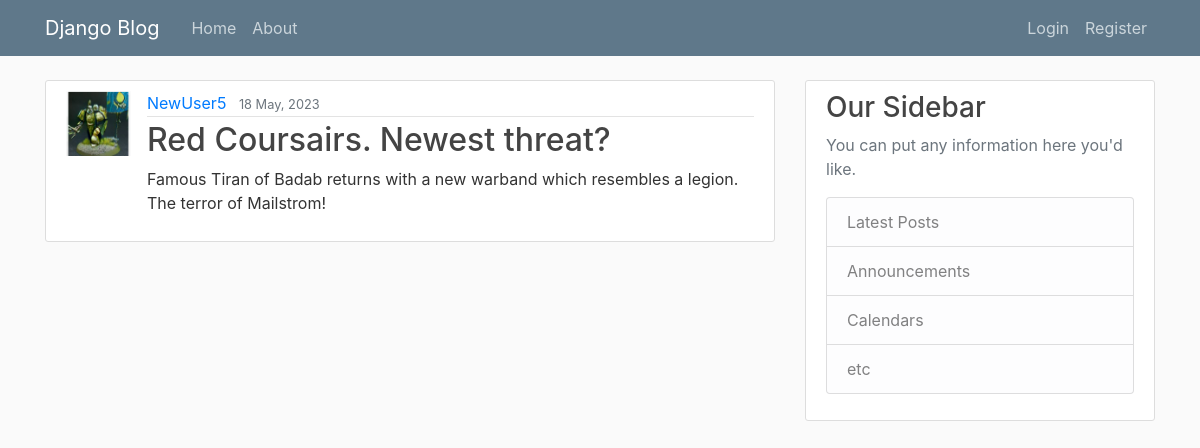
The page /post/13/ on the database its author committed.
### blog/models.py (models this page shows, shortened)
class Post(models.Model):
    title = models.CharField(max_length=100)
    content = models.TextField()
    date = models.DateTimeField(default=timezone.now)
    author = models.ForeignKey(User, on_delete=models.CASCADE)

### users/models.py (models this page shows, shortened)
class Profile(models.Model):
    user = models.OneToOneField(User, on_delete=models.CASCADE)
    image = models.ImageField(default='default.jpg', upload_to='profile_pics')

### blog/views.py (the view)
# urls.py: path('post/<int:pk>/', PostDetailView.as_view(), name='post-detail'), #pk is deafult var name for primary key
class PostDetailView(DetailView):
    model = Post #deafult template for DetailView name is app_name/Modelname_detail.html

### blog/templates/blog/post_detail.html (shortened to what this page needs)
{% extends "blog/base.html" %}
{% block content %}
    <article class="media content-section">
      <img class="round-image article-img"  src="{{ post.author.profile.image.url }}">
      <div class="media-body">
        <div class="article-metadata">
          <a class="mr-2" href="{% url 'user-posts' object.author.username %}">{{ object.author }}</a>
          <small class="text-muted">{{ object.date|date:'d F, Y' }}</small>
        </div>
        <h2 class="article-title">{{ object.title }}</h2>
        <p class="article-content">{{ object.content }}</p>
      </div>
    </article>
{% endblock content %}

### blog/static/blog/main.css (style rules this page uses)
body { background: #fafafa; color: #333333; margin-top: 5rem; }
h1, h2, h3, h4, h5, h6 { color: #444444; }
.content-section { background: #ffffff; padding: 10px 20px; border: 1px solid #dddddd; border-radius: 3px; margin-bottom: 20px; }
.article-title { color: #444444; }
.article-content { white-space: pre-line; }
.article-img { height: 65px; width: 65px; margin-right: 16px; }
.article-metadata { padding-bottom: 1px; margin-bottom: 4px; border-bottom: 1px solid #e3e3e3 }

### rows shown on the page
Post: author.profile.image (picture), author "NewUser5", date "18 May, 2023", title "Red Coursairs. Newest threat?", content "Famous Tiran of Badab returns with a new warband which resembles a legion. The terror of Mailstrom!"
